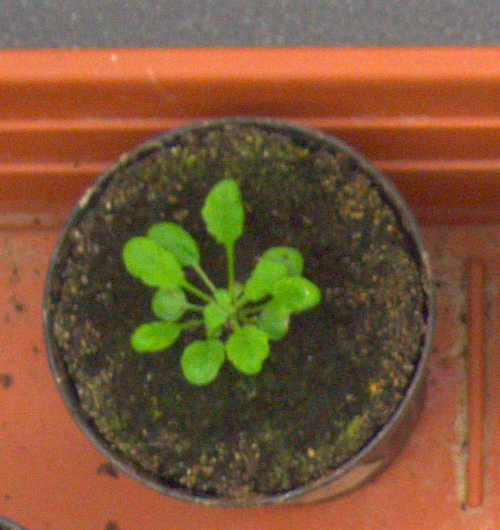
%> input picture Images/plant001.png, 500 x 530 px
$ octave Combined.m   (GNU Octave 9; MATLAB toolbox functions it lacks are replaced by stand-ins)
%> lines starting %> are read from the running program, lines starting %| are printed output that depends on the picture; in (x1, y1, x2, y2) boxes, pixels count from 0 and x2, y2 are one past the last pixel; in counts of white or black regions, pixels touching at a corner belong together; the program's own positions count from 1
image1 = imread("C:\Important\Uni\Coursework\ITIP\Images\plant001.png");
%> image1 is the input picture: size 530x500x3 uint8; mean R, G, B 123, 86.3, 56
image2 = imread("C:\Important\Uni\Coursework\ITIP\Images\plant002.png");
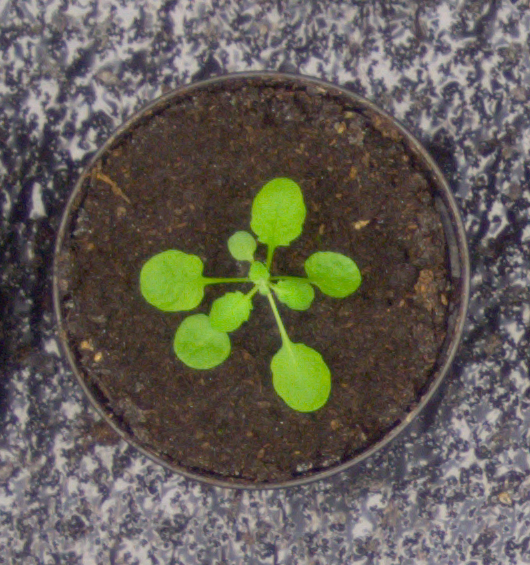
%> input picture Images/plant002.png, 530 x 565 px
%> image2 is the input picture: size 565x530x3 uint8; mean R, G, B 99, 93.6, 85.1
image3 = imread("C:\Important\Uni\Coursework\ITIP\Images\plant003.png");
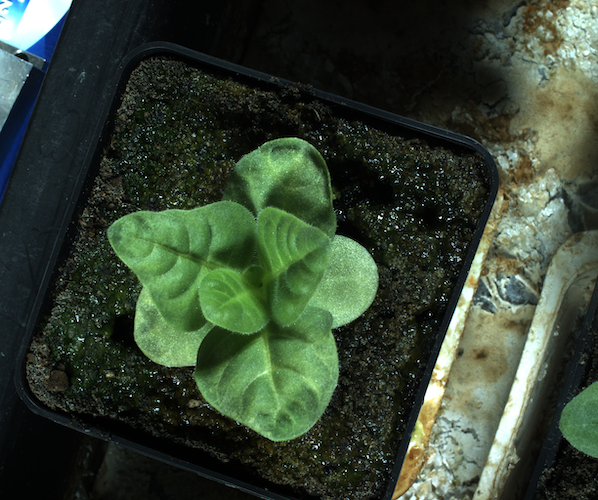
%> input picture Images/plant003.png, 598 x 500 px
%> image3 is the input picture: size 500x598x3 uint8; mean R, G, B 53.8, 67.4, 50.3

currentImage = image3;
normalHSV = rgb2hsv(currentImage);
%> normalHSV: size 500x598x3 double; mean H, S, V 0.315, 0.348, 0.269
normalYCbCr = rgb2ycbcr(currentImage);
%> normalYCbCr: size 500x598x3 uint8; mean of channels 1, 2, 3 68.7, 122.5, 123.3

subplot(1,3,1);
imshow(currentImage);
title('Normal RGB');
impixelinfo;

subplot(1,3,2);
imshow(normalHSV);
title('Normal HSV');
impixelinfo;

subplot(1,3,3);
imshow(normalYCbCr);
title('Normal YCbCr');
impixelinfo;

red = currentImage(:,:,1);
green = currentImage(:,:,2);
blue = currentImage(:,:,3);

hue = normalHSV(:,:,1);
saturation = normalHSV(:,:,2);
value = normalHSV(:,:,3);

luma = normalYCbCr(:,:,1);
blueRelative = normalYCbCr(:,:,2);
redRelative = normalYCbCr(:,:,3);

redMask = (red > 70 & red < 140);
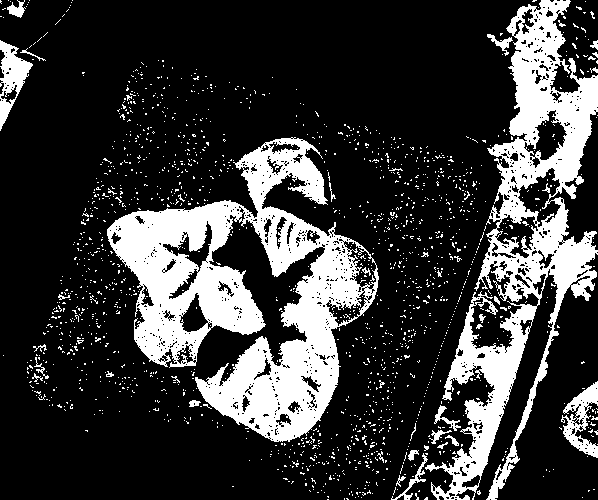
%> redMask: size 500x598 logical; 22.3% white; 1667 white regions (1632 under 20 px), largest, box (x1, y1, x2, y2) and area: (107, 137, 379, 442) 33255, (425, 0, 598, 500) 24636, (0, 40, 33, 131) 1255
greenMask = (green > 100);
%> greenMask: size 500x598 logical; 29% white; 902 white regions (887 under 20 px), largest, box (x1, y1, x2, y2) and area: (107, 137, 379, 442) 39237, (392, 0, 598, 500) 38564, (0, 0, 73, 131) 4172
blueMask = (blue > 30 & blue < 100);
%> blueMask: size 500x598 logical; 37% white; 2613 white regions (2424 under 20 px), largest, box (x1, y1, x2, y2) and area: (73, 139, 349, 451) 31883, (313, 0, 598, 500) 27146, (0, 0, 296, 370) 20995

specialMask = (green > 1.1 * red & green > 1.1 * blue);
%> specialMask: size 500x598 logical; 43.1% white; 3170 white regions (3025 under 20 px), largest, box (x1, y1, x2, y2) and area: (38, 57, 487, 495) 91706, (470, 170, 598, 357) 6452, (450, 0, 598, 119) 4948
specialMask2 = (green > (red + blue) / 1.4);
%> specialMask2: size 500x598 logical; 30.5% white; 2609 white regions (2515 under 20 px), largest, box (x1, y1, x2, y2) and area: (45, 75, 403, 484) 63962, (475, 278, 554, 499) 3121, (0, 0, 73, 54) 2526
specialMask3 = (red + blue > green);
%> specialMask3: size 500x598 logical; 92.3% white; 3847 black regions (3761 under 20 px), largest, box (x1, y1, x2, y2) and area: (194, 232, 293, 376) 4539, (0, 0, 71, 49) 1937, (205, 270, 244, 315) 840

hueMask = (hue >= 0.2 & hue <= 0.35);
%> hueMask: size 500x598 logical; 47.5% white; 2586 white regions (2479 under 20 px), largest, box (x1, y1, x2, y2) and area: (37, 56, 488, 478) 89678, (414, 163, 598, 500) 16479, (231, 0, 598, 120) 14392
saturationMask = (saturation >= 0.3 & saturation <= 0.6);
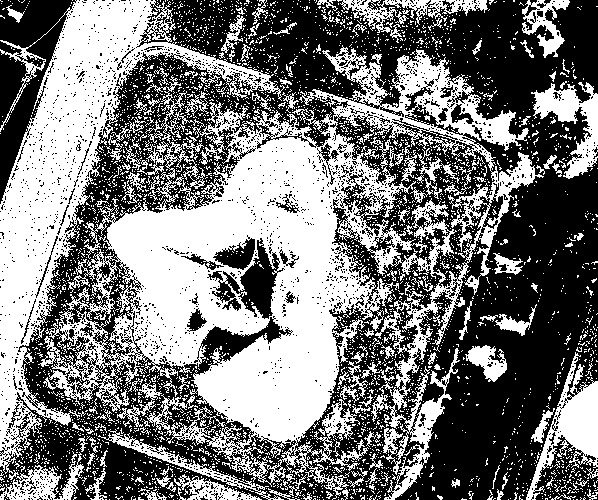
%> saturationMask: size 500x598 logical; 47.1% white; 3601 white regions (3443 under 20 px), largest, box (x1, y1, x2, y2) and area: (38, 45, 544, 500) 79109, (0, 0, 285, 474) 29347, (526, 352, 598, 500) 3524
valueMask = (value >= 0.2 & value <= 0.7);
%> valueMask: size 500x598 logical; 35.3% white; 2223 white regions (2046 under 20 px), largest, box (x1, y1, x2, y2) and area: (87, 137, 388, 457) 41685, (391, 0, 598, 500) 40263, (557, 381, 598, 458) 2104

lumaMask = (luma >= 100 & luma <= 150);
%> lumaMask: size 500x598 logical; 18.7% white; 1234 white regions (1200 under 20 px), largest, box (x1, y1, x2, y2) and area: (107, 138, 364, 442) 28437, (481, 7, 598, 301) 11043, (392, 293, 533, 500) 7959
blueRelativeMask = (blueRelative >= 60 & blueRelative <= 121);
%> blueRelativeMask: size 500x598 logical; 33.2% white; 1873 white regions (1758 under 20 px), largest, box (x1, y1, x2, y2) and area: (102, 128, 383, 485) 54090, (391, 0, 598, 500) 31830, (559, 381, 598, 458) 1978
redRelativeMask = (redRelative >= 100 & redRelative <= 125);
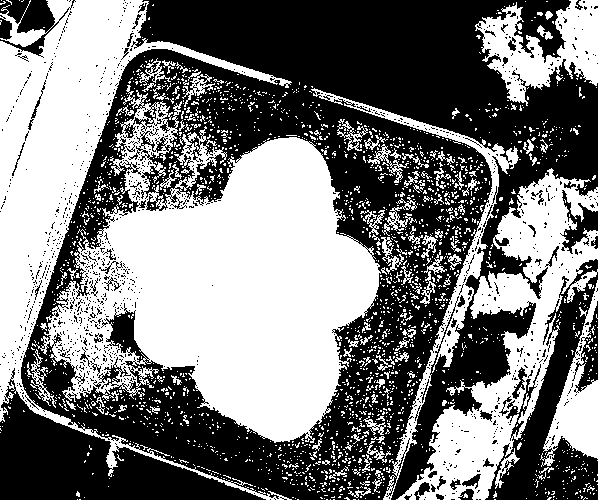
%> redRelativeMask: size 500x598 logical; 48.3% white; 2134 white regions (2006 under 20 px), largest, box (x1, y1, x2, y2) and area: (32, 85, 381, 443) 63190, (0, 0, 292, 500) 31586, (396, 168, 598, 500) 19318

figure();

subplot(4, 3, 1);
imshow(redMask, []);
title('Red Mask');

subplot(4, 3, 2);
imshow(greenMask, []);
title('Green Mask');

subplot(4, 3, 3);
imshow(blueMask, []);
title('Blue Mask');

subplot(4, 3, 4);
imshow(specialMask, []);
title('Special Mask');

subplot(4, 3, 5);
imshow(specialMask2, []);
title('Special Mask 2');

subplot(4, 3, 6);
imshow(specialMask3, []);
title('Special Mask 3');
impixelinfo;

subplot(4, 3, 7);
imshow(hueMask, []);
title('Hue Mask');

subplot(4, 3, 8);
imshow(saturationMask, []);
title('Saturation Mask');

subplot(4, 3, 9);
imshow(valueMask, []);
title('Value Mask');

subplot(4, 3, 10);
imshow(lumaMask, []);
title('Luma Mask');

subplot(4, 3, 11);
imshow(blueRelativeMask, []);
title('Blue Relative Mask');

subplot(4, 3, 12);
imshow(redRelativeMask, []);
title('Red Relative Mask');

% Combine the masks to find where all 3 are "true."
originalMask = uint8(specialMask & specialMask2 & blueRelativeMask & redRelativeMask);
%> originalMask: size 500x598 uint8; values 0 (black) and 1 (white), 18.4% white; 982 white regions (940 under 20 px), largest, box (x1, y1, x2, y2) and area: (107, 137, 376, 442) 48311, (559, 381, 598, 458) 1959, (105, 279, 135, 314) 381

figure();
subplot(3, 2, 1);
imshow(originalMask, []);
title('Original Mask');

maskedrgbImage = uint8(zeros(size(originalMask))); % Initialize
maskedrgbImage(:,:,1) = currentImage(:,:,1) .* originalMask;
maskedrgbImage(:,:,2) = currentImage(:,:,2) .* originalMask;
maskedrgbImage(:,:,3) = currentImage(:,:,3) .* originalMask;
%> maskedrgbImage: size 500x598x3 uint8; mean of channels 1, 2, 3 16, 24.2, 13.9

subplot(3, 2, 2);
imshow(maskedrgbImage);
title('Masked Original Image');

removedMask = bwareaopen(originalMask,400);
%> removedMask: size 500x598 logical; 16.8% white; 2 white regions, box (x1, y1, x2, y2) and area: (107, 137, 376, 442) 48311, (559, 381, 598, 458) 1959
subplot(3, 2, 3);
imshow(removedMask, []);
title('Removed Mask');

removedrgbImage = uint8(zeros(size(removedMask))); % Initialize
removedrgbImage(:,:,1) = currentImage(:,:,1) .* uint8(removedMask);
removedrgbImage(:,:,2) = currentImage(:,:,2) .* uint8(removedMask);
removedrgbImage(:,:,3) = currentImage(:,:,3) .* uint8(removedMask);
%> removedrgbImage: size 500x598x3 uint8; mean of channels 1, 2, 3 14.5, 22.4, 12.6

subplot(3, 2, 4);
imshow(removedrgbImage);
title('Removed Original Image');

se = strel('disk',4);
closedMask = imclose(removedMask,se);
%> closedMask: size 500x598 logical; 17.3% white; 2 white regions, box (x1, y1, x2, y2) and area: (107, 137, 376, 442) 49723, (559, 381, 598, 458) 1992
subplot(3, 2, 5);
imshow(closedMask, []);
title('Closed Mask');

closedrgbImage = uint8(zeros(size(closedMask))); % Initialize
closedrgbImage(:,:,1) = currentImage(:,:,1) .* uint8(closedMask);
closedrgbImage(:,:,2) = currentImage(:,:,2) .* uint8(closedMask);
closedrgbImage(:,:,3) = currentImage(:,:,3) .* uint8(closedMask);
%> closedrgbImage: size 500x598x3 uint8; mean of channels 1, 2, 3 14.9, 23, 13

subplot(3, 2, 6);
imshow(closedrgbImage);
title('Closed Original Image');

leaves = rgb2gray(closedrgbImage);
%enhanced = adapthisteq(leaves);
%enhanced = imsharpen(leaves);
enhanced = imsharpen(leaves,'Radius',0.5,'Amount',1.5);
%enhanced = imadjust(leaves);
%enhanced = histeq(leaves);

figure();
I = enhanced;

subplot(3,2,1);
imshow(I);
title('Original Image');

gmag = imgradient(I);
subplot(3,2,2);
imshow(gmag,[])
title('Gradient Magnitude')

se = strel('disk',3);
Io = imopen(I,se);
subplot(3,2,3);
imshow(Io)
title('Opening')

Ie = imerode(I,se);
Iobr = imreconstruct(Ie,I);
subplot(3,2,4);
imshow(Iobr)
title('Opening-by-Reconstruction')

Ioc = imclose(Io,se);
subplot(3,2,5);
imshow(Ioc)
title('Opening-Closing')

Iobrd = imdilate(Iobr,se);
Iobrcbr = imreconstruct(imcomplement(Iobrd),imcomplement(Iobr));
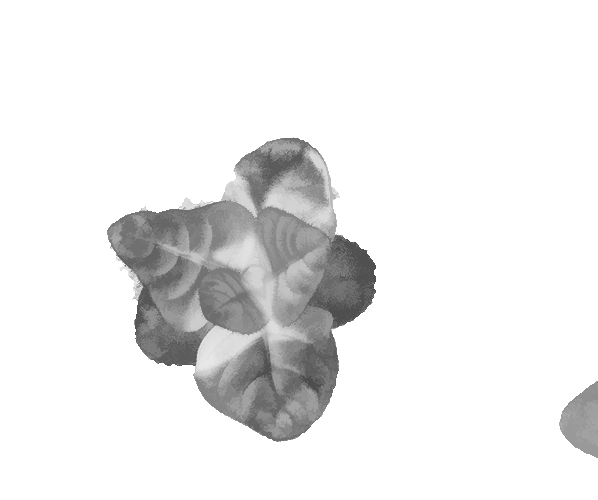
%> Iobrcbr: size 500x598 uint8; min 77, max 255, mean 235.7
Iobrcbr = imcomplement(Iobrcbr);
subplot(3,2,6);
imshow(Iobrcbr)
title('Opening-Closing by Reconstruction')

figure();

fgm = imregionalmax(Iobrcbr);
%> fgm: size 500x598 logical; 1.6% white; 26 white regions, largest, box (x1, y1, x2, y2) and area: (335, 239, 376, 294) 562, (563, 418, 598, 458) 469, (157, 341, 197, 366) 405
subplot(4,2,1);
imshow(fgm)
title('Regional Maxima of Opening-Closing by Reconstruction')

I2 = labeloverlay(I,fgm);
subplot(4,2,2);
imshow(I2)
title('Regional Maxima Superimposed on Original Image')

se2 = strel('disk',3);
%se2 = strel(ones(5,5));
fgm2 = imclose(fgm,se2);
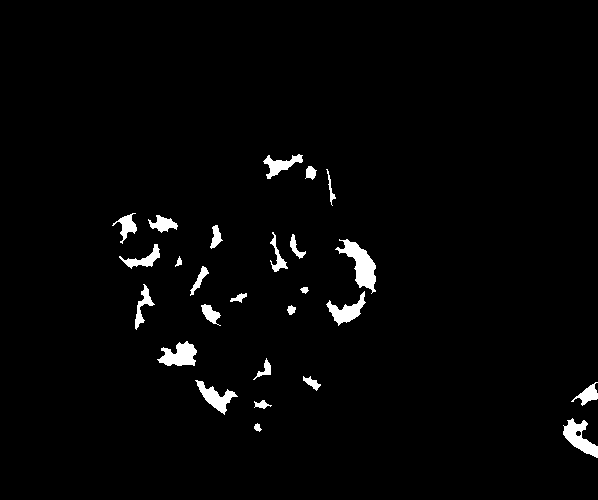
%> fgm2: size 500x598 logical; 2.3% white; 26 white regions, largest, box (x1, y1, x2, y2) and area: (335, 239, 376, 294) 910, (563, 418, 598, 458) 632, (157, 341, 197, 366) 626

%se2 = strel('disk',1);
se2 = strel(ones(2,2));
fgm3 = imerode(fgm2,se2);

fgm4 = bwareaopen(fgm3,20);

if(bwconncomp(fgm4).NumObjects > 12)
    se2 = strel('disk',7);
    %se2 = strel(ones(5,5));
    fgm2 = imclose(fgm,se2);

    %se2 = strel('disk',1);
    se2 = strel(ones(2,2));
    fgm3 = imerode(fgm2,se2);

    fgm4 = bwareaopen(fgm3,150);
end

I3 = labeloverlay(I,fgm4);
subplot(4,2,3);
imshow(I3)
title('Modified Regional Maxima Superimposed on Original Image')

bw = imbinarize(Iobrcbr);
subplot(4,2,4);
imshow(bw)
title('Thresholded Opening-Closing by Reconstruction')

D = bwdist(bw);
DL = watershed(D);
bgm = DL == 0;
subplot(4,2,5);
imshow(bgm)
title('Watershed Ridge Lines')

gmag2 = imimposemin(gmag, bgm | fgm4);
L = watershed(gmag2);

labels = imdilate(L==0,ones(3,3)) + 2*bgm + 3*fgm4;
I4 = labeloverlay(I,labels);
subplot(4,2,6);
imshow(I4)
title('Markers and Object Boundaries Superimposed on Original Image')

Lrgb = label2rgb(L,'jet','w','shuffle');
subplot(4,2,7);
imshow(Lrgb)
title('Colored Watershed Label Matrix')

subplot(4,2,8);
imshow(I)
hold on
himage = imshow(Lrgb);
himage.AlphaData = 0.3;
title('Colored Labels Superimposed Transparently on Original Image')


figure();

colourMask = (enhanced ~= 0);
whiteMask = ~(Lrgb(:,:,1) == 255 & Lrgb(:,:,2) == 255 & Lrgb(:,:,3) == 255);
finalMask = colourMask & whiteMask;
finalMask = uint8(bwareaopen(finalMask,200));

bwconncomp(finalMask).NumObjects
%> ans = 12

finalImage = uint8(zeros(size(finalMask))); % Initialize
finalImage(:,:,1) = Lrgb(:,:,1) .* finalMask;
finalImage(:,:,2) = Lrgb(:,:,2) .* finalMask;
finalImage(:,:,3) = Lrgb(:,:,3) .* finalMask;

imshow(finalImage);
title('Final Image');
impixelinfo;
